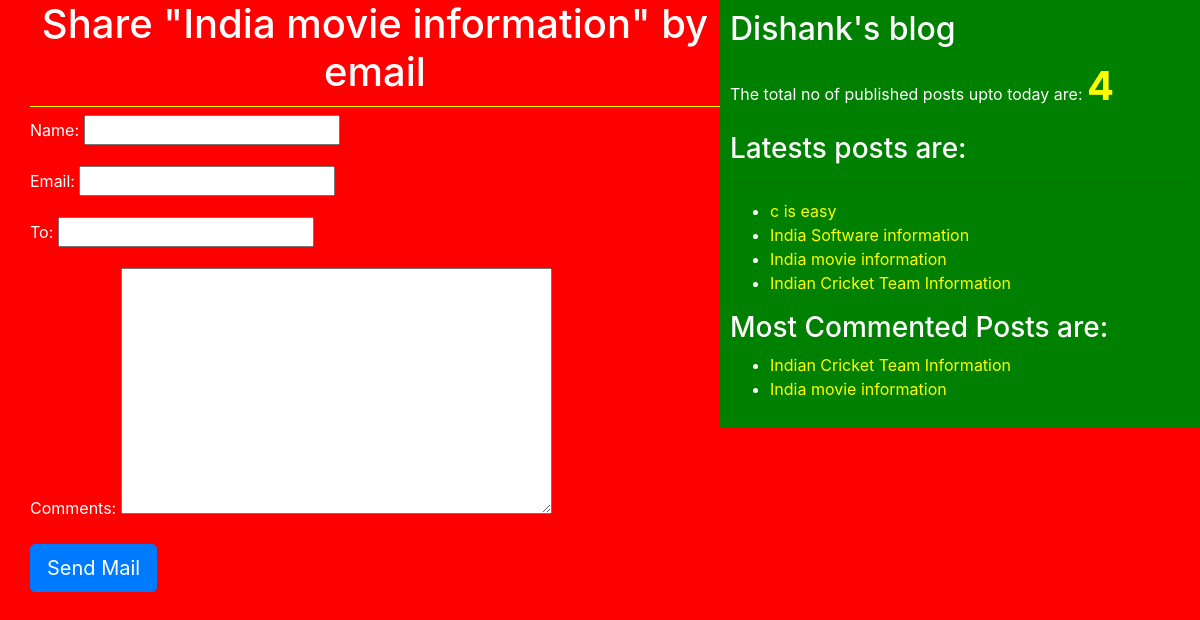
The app's page /2/share/ with its own data.
### blog/models.py (models this page shows, shortened)
class Post(models.Model):
    STATUS_CHOICES=(('draft','Draft'),('published','Published'))
    title=models.CharField(max_length=256)
    slug=models.SlugField(max_length=264,unique_for_date='publish')
    author=models.ForeignKey(User,related_name='blog_posts',on_delete=models.CASCADE)
    body=models.TextField()
    publish=models.DateTimeField(default=timezone.now)
    created=models.DateTimeField(auto_now_add=True)
    updated=models.DateTimeField(auto_now=True)
    status=models.CharField(max_length=10,choices=STATUS_CHOICES,default='draft')
    objects=CustomManager()
    tags=TaggableManager()
    class Meta:
        ordering=('-publish',)
    def get_absolute_url(self):
        return reverse('post_detail',args=[self.publish.year,self.publish.strftime('%m'),self.publish.strftime('%d'),self.slug])

### blog/views.py (the view)
# urls.py: re_path(r'^(?P<id>\d+)/share/', views.mail_send_view)
def mail_send_view(request,id):
    post=get_object_or_404(Post,id=id,status='published')
    sent=False
    if request.method=='POST':
        form=EmailSenderForm(request.POST)
        if form.is_valid():
            cd=form.cleaned_data
            subject='{}({}) recommends you to read"{}"'.format(cd['name'],cd['email'],(post.title))
            post_url= request.build_absolute_uri(post.get_absolute_url())
            message='Read Post At: \n {}\n\n{}\'s Comments:\n{}'.format(post_url,cd['name'],cd['comments'])
            send_mail(subject,message,'durga@blog.com',[cd['to']])
            sent=True
    else:
        form=EmailSenderForm()
    return render(request,'blog/sharebymail.html',{'form':form,'post':post,'sent':sent})

### blog/forms.py
class EmailSenderForm(forms.Form):
    name=forms.CharField()
    email=forms.EmailField()
    to=forms.EmailField()
    comments = forms.CharField(required=False,widget=forms.Textarea)

### blog/models.py (called while the page is built)
    def get_queryset(self):
        return super().get_queryset().filter(status='published')

### blog/templatetags/blog_tags.py (called while the page is built)
@register.simple_tag(name='my_tag')
def total_posts():
    return Post.objects.count()

@register.inclusion_tag('blog/latest_posts123.html')
def show_latest_posts(count):
    latest_posts=Post.objects.order_by('-publish')[:count]
    return {'latest_posts':latest_posts}

@register.simple_tag
def get_most_commented_posts(count=2):
    return Post.objects.annotate(total_comments=Count('comments')).order_by('-total_comments')[:count]

### templates/blog/sharebymail.html (shortened to what this page needs)
{%extends 'blog/base.html'%}
  {%block content%}
    {%if sent %}
      <h1>Email Successfully Sent</h1>
      <h2>Post with title: "{{post.title}}" info shared by email</h2>
    {%else%}
      <h1>Share "{{post.title}}" by email</h1>
      <form method="post">
        {{form.as_p}}
        <input type="submit" class='btn btn-primary btn-lg' name="" value="Send Mail">
      </form>
    {%endif%}
  {%endblock%}

### templates/blog/base.html (shortened to what this page needs)
<!DOCTYPE html>
{%load blog_tags%}
{%load static%}
<html lang="en" dir="ltr">
  <head>
    <link rel="stylesheet" href="https://stackpath.bootstrapcdn.com/bootstrap/4.5.0/css/bootstrap.min.css">
  <link rel="stylesheet" href="{%static '/css/blog.css'%}">
</head>
  <body>
    <div class="content">
        {%block content%}
        {%endblock%}
    </div>
    <div class="sidebar">
        <h2>Dishank's blog</h2>
        <p>The total no of published posts upto today are: <span id="pcount">{%my_tag%}</span></p>
        <h3>Latests posts are:</h3><hr>{%show_latest_posts 10%}
        <h3>Most Commented Posts are:</h3>
        {%get_most_commented_posts as most_commented_posts%}
        <ul>
        {% for post in most_commented_posts %}
            <li> <a href="{{post.get_absolute_url}}">{{post.title}}</a> </li>
        {% endfor %}
        </ul>
    </div>
  </body>
</html>

### templates/blog/latest_posts123.html
<ul>
{% for post in latest_posts %}
    <li> <a href="{{post.get_absolute_url}}">{{post.title}}</a> </li>
{% endfor %}
</ul>

### static/css/blog.css (style rules this page uses)
.content { width: 60%; float: left; padding: 0 0 0 30px; background: red; height: 100%; }
.sidebar { width: 40%; float: right; padding: 10px; background: green; height: 100%; }
h1 { text-align: center; border-bottom: 1px solid yellow; padding-bottom: 10px; }
body { color: white; background-color: red; }
a { color: yellow; }
#pcount { font-size: 40px; color: yellow; font-weight: bold; }

### records on screen
Post: title "India movie information"
Post: title "c is easy"
Post: title "India Software information"
Post: title "Indian Cricket Team Information"
